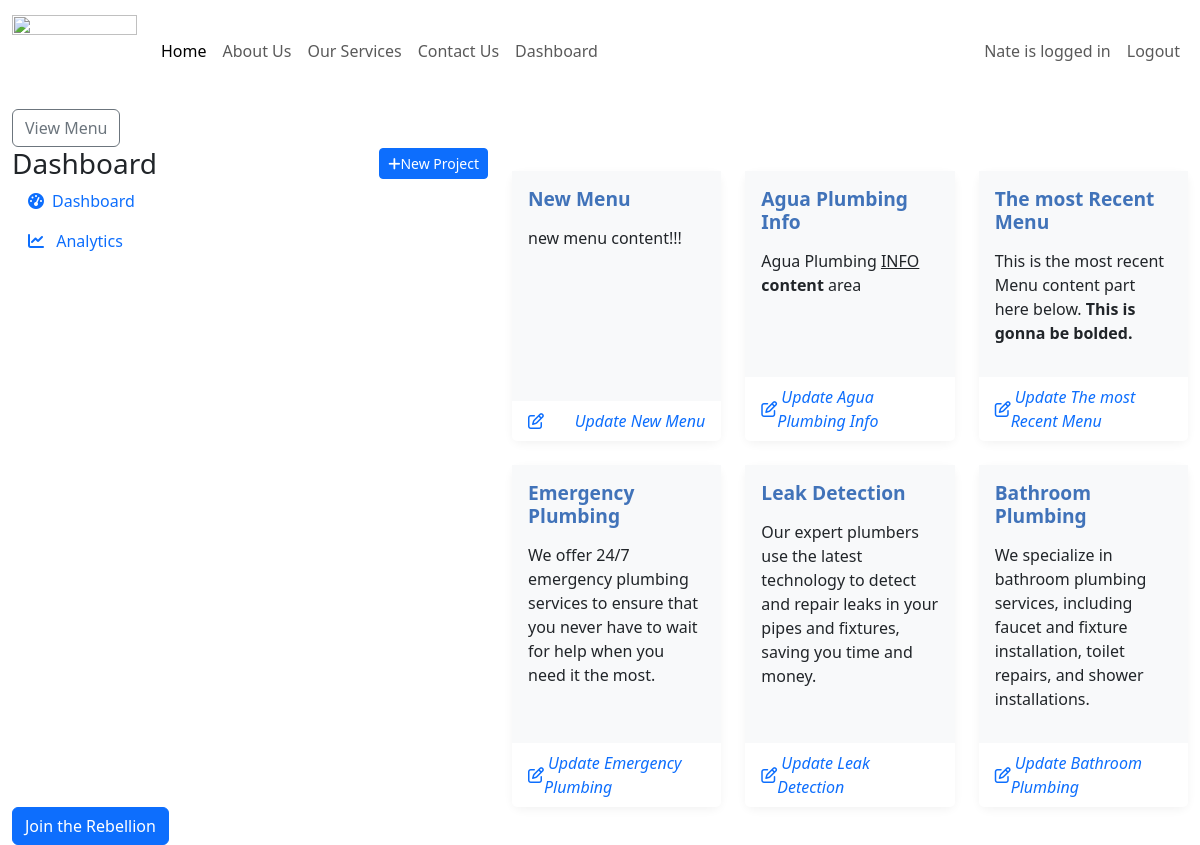
/dashboard/ (signed in), run on the app's committed database.
### base/models.py (models this page shows, shortened)
class Menu(models.Model):
    title = models.CharField(max_length=100)
    content = RichTextUploadingField(blank=True, null=True)
    author = models.ForeignKey(User, on_delete= models.CASCADE)
    snippet = models.CharField(max_length=100)
    created_at = models.DateTimeField(auto_now_add= True)
    updated_at = models.DateTimeField(auto_now=True)
    slug = models.SlugField(unique=True)

class Service(models.Model):
    title = models.CharField(max_length=100)
    content = RichTextUploadingField(blank=True, null=True)
    author = models.ForeignKey(User, on_delete= models.CASCADE)
    card_number = models.IntegerField(validators=[MaxValueValidator(3)], default=0)
    created_at = models.DateTimeField(auto_now_add= True)
    updated_at = models.DateTimeField(auto_now=True)
    slug = models.SlugField(unique=True, default='new-slug')

### base/views.py (the view)
# urls.py: path('dashboard/', DashboardView.as_view(), name='dashboard'),
class DashboardView(LoginRequiredMixin, TemplateView):
    template_name = 'dashboard.html'
    def get_context_data(self, **kwargs):
        context = super().get_context_data(**kwargs)
        context['menulist'] = Menu.objects.all()
        context['aboutus'] = About.objects.first()
        context['services'] = Service.objects.all()
        return context

### base/templates/dashboard.html (shortened to what this page needs)
{% extends "base.html" %}
{% block content %}
<div class="container-fluid">
    <button class="btn btn-outline-secondary mt-2" type="button" data-bs-toggle="offcanvas" data-bs-target="#Id1"
        aria-controls="Id1">View Menu</button>
    <div class="row">
        <div class="col-md-5">
            <div class="row">
                <div class="sidebar">
                    <div class="d-flex justify-content-between align-items-center mb4">
                        <h3 class="mb-0">Dashboard</h3>
                        <button class="btn btn-sm btn-primary"><i class="fas fa-plus"></i>New Project</button>
                    </div>
                    <ul class="nav flex-column mb-4">
                        <li class="nav-item">
                            <a href="#" class="nav-link"><i class="fas fa-tachometer-alt me-2"></i>Dashboard</a>
                        </li>
                        <li class="nav-item">
                            <a class="nav-link" href="#"><i class="fas fa-chart-line me-2"></i> Analytics</a>
                        </li>
                    </ul>
                </div>
            </div>
        </div>
        <div class="col-md-7">
            <section class="menu mt-4">
                <div class="row row-cols-1 row-cols-md-3 g-4">
                    {% for menu in menulist %}
                    <div class="col">
                        <div class="card project-card h-100">
                            <div class="card-body">
                                <h5 class="card-title">{{menu.title}}</h5>
                                <p class="card-text">{{menu.content|safe}}</p>
                            </div>
                            <div class="card-footer bg-white">
                                <div class="d-flex justify-content-between align-items-center">
                                    <div class="d-flex align-items-center">
                                        <a class="text-decoration-none" href="{% url 'menu-update' menu.slug %}"><i
                                                class="fa-regular fa-pen-to-square text-primary"></i></a>
                                    </div>
                                    <div class="text-muted">
                                        <span class="ms-1 fst-italic"><a class="text-decoration-none"
                                                href="{% url 'menu-update' menu.slug %}">Update {{menu.title}}</a></span>
                                    </div>
                                </div>
                            </div>
                        </div>
                    </div>
                    {% endfor %}
                </div>
            </section>
            <section class="service mt-4">
                <div class="row row-cols-1 row-cols-md-3 g-4">
                    {% for service in services %}
                    <div class="col">
                        <div class="card project-card h-100">
                            <div class="card-body">
                                <h5 class="card-title">{{service.title}}</h5>
                                <p class="card-text">{{service.content|safe}}</p>
                            </div>
                            <div class="card-footer bg-white">
                                <div class="d-flex justify-content-between align-items-center">
                                    <div class="d-flex align-items-center">
                                        <a class="text-decoration-none"
                                            href="{% url 'service-update' service.slug %}"><i
                                                class="fa-regular fa-pen-to-square text-primary"></i></a>
                                    </div>
                                    <div class="text-muted">
                                        <span class="ms-1 fst-italic"><a class="text-decoration-none"
                                                href="{% url 'service-update' service.slug %}">Update
                                                {{service.title}}</a></span>
                                    </div>
                                </div>
                            </div>
                        </div>
                    </div>
                    {% endfor %}
                </div>
            </section>
        </div>
    </div>
    <button class="btn btn-primary btn-starwars">Join the Rebellion</button>
</div>
{% endblock content %}

### templates/navbar.html (shortened to what this page needs)
<nav class="navbar navbar-expand-lg navbar-light ">
    <div class="container-fluid">
        <a class="navbar-brand" href="/"><img class="img-fluid" height="75px" width="125px" src="/media/images/logo.png" alt=""></a>
        <div class="collapse navbar-collapse" id="collapsibleNavId">
            <ul class="navbar-nav me-auto mt-2 mt-lg-0">
                <li class="nav-item">
                    <a class="nav-link active" href="/" aria-current="page">Home </a>
                </li>
                <li class="nav-item">
                    <a href="#" class="nav-link">About Us</a>
                </li>
                <li class="nav-item">
                    <a href="#" class="nav-link">Our Services</a>
                </li>
                <li class="nav-item">
                    <a href="#" class="nav-link">Contact Us</a>
                </li>
                {% if request.user.is_authenticated %}
                <li class="nav-item">
                    <a class="nav-link" href="{% url 'dashboard' %}">Dashboard</a>
                </li>
                {% endif %}
            </ul>
            <ul class="navbar-nav ms-auto mt-lg-0">
                {% if request.user.is_authenticated %}
                <li class="nav-item">
                    <small class="nav-link">{{request.user.username | title }} is logged in</small>
                </li>
                <li class="nav-item">
                    <a href="{% url 'logout' %}" class="nav-link">Logout</a>
                </li>
                {% endif %}
            </ul>
        </div>
    </div>
</nav>

### static/styles/main.css (style rules this page uses)
body { background-size: cover; background-repeat: no-repeat; background-position: center; }
.card { border: none; }
.card-body { background-color: #f8f9fa; }
.card-title { font-size: 24px; font-weight: 600; color: #212529; margin-bottom: 10px; }
.card-text { font-size: 14px; color: #6c757d; margin-bottom: 20px; }
.project-card { border: none; border-radius: 10px; box-shadow: 0px 3px 10px rgba(0, 0, 0, 0.05); transition: all 0.2s ease-in-out; }
.card-title { color: #4173B9; font-size: 1.2rem; font-weight: bold; margin-bottom: 1rem; }
.card-text { color: #6c757d; font-size: 0.9rem; margin-bottom: 1rem; }
.card-footer { border-top: none; background-color: #fff; }
.card-footer .d-flex { justify-content: space-between; align-items: center; }

### data on the page
Menu: title "New Menu", content "new menu content!!!"
Menu: title "Agua Plumbing Info", content "Agua Plumbing INFO content area"
Menu: title "The most Recent Menu", content "This is the most recent Menu content part here below. This is gonna be bolded."
Service: title "Emergency Plumbing", content "We offer 24/7 emergency plumbing services to ensure that you never have to wait for help when you need it the most."
Service: title "Leak Detection", content "Our expert plumbers use the latest technology to detect and repair leaks in your pipes and fixtures, saving you time and money."
Service: title "Bathroom Plumbing", content "We specialize in bathroom plumbing services, including faucet and fixture installation, toilet repairs, and shower installations."

### other printed values
{{ request.user.username | title }} "Nate"
